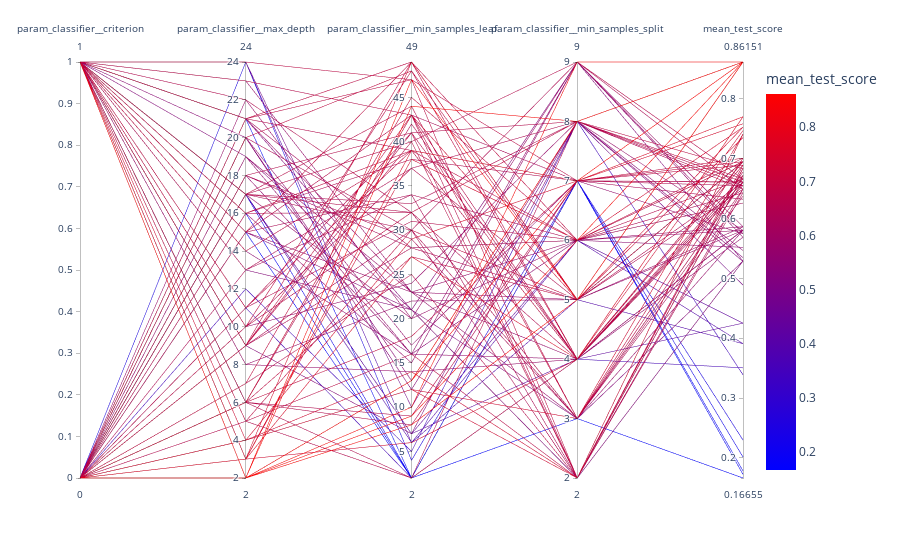

Source (notebook cell):
### Code cell
results_df = pd.DataFrame(random_search_dtree.cv_results_)
param_cols = [col for col in results_df.columns if col.startswith('param_')]
iv.plot_parallel_coordinates(results_df, dimensions=param_cols)
